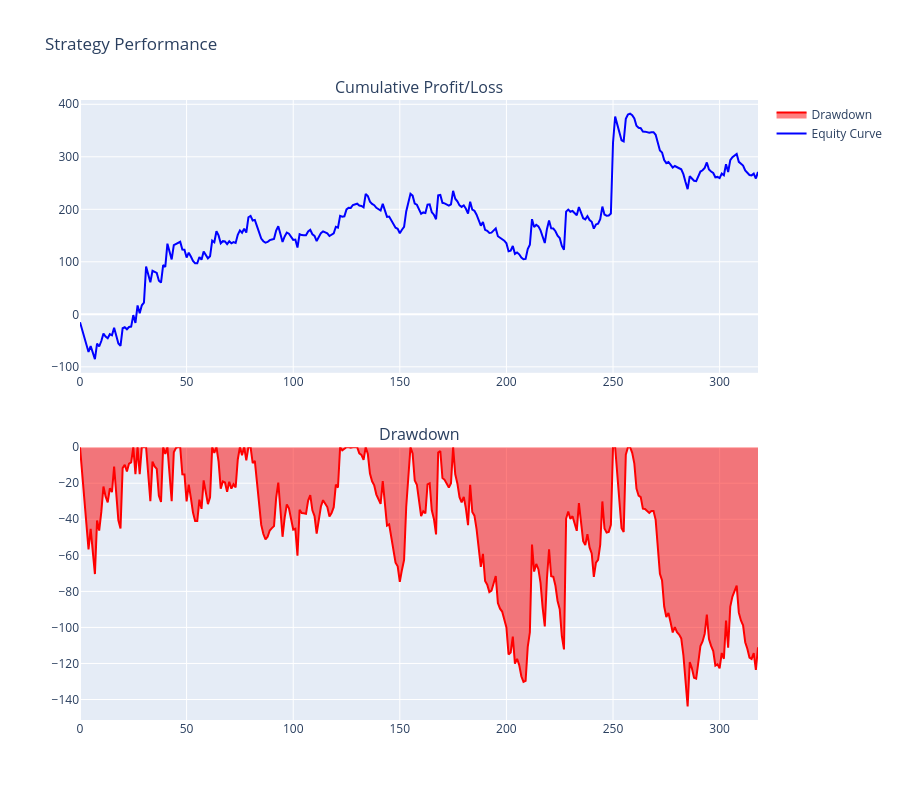

This figure's notebook cell:
### Code cell
import numpy as np
from datetime import datetime
import plotly.graph_objects as go
from plotly.subplots import make_subplots

def analyze_strategy_performance(m5_data, signals_df, stop_loss_pips=10, risk_per_trade=0.01):
    """
    Analyze trading strategy performance metrics with stop loss
    Only enter trades in the direction of the 1-hour trend bias
    """
    # Initialize trade tracking variables
    trades = []
    position = None
    entry_price = 0
    entry_time = None
    pnl = []
    stop_loss_price = 0
    pip_value = 0.0001
    
    # Iterate through the data
    for i in range(len(m5_data)):
        current_price = m5_data['close'].iloc[i]
        current_time = m5_data.index[i]
        current_trend = m5_data['trend_bias'].iloc[i]
        
        # Check for stop loss if in position
        if position == 'long' and current_price <= stop_loss_price:
            pnl_pips = (stop_loss_price - entry_price) / pip_value
            trades.append({
                'entry_time': entry_time,
                'exit_time': current_time,
                'entry_price': entry_price,
                'exit_price': stop_loss_price,
                'position': position,
                'pnl_pips': pnl_pips,
                'duration': (current_time - entry_time).total_seconds() / 60,
                'exit_type': 'stop_loss'
            })
            position = None
            pnl.append(pnl_pips)
            continue
            
        elif position == 'short' and current_price >= stop_loss_price:
            pnl_pips = (entry_price - stop_loss_price) / pip_value
            trades.append({
                'entry_time': entry_time,
                'exit_time': current_time,
                'entry_price': entry_price,
                'exit_price': stop_loss_price,
                'position': position,
                'pnl_pips': pnl_pips,
                'duration': (current_time - entry_time).total_seconds() / 60,
                'exit_type': 'stop_loss'
            })
            position = None
            pnl.append(pnl_pips)
            continue
        
        # Check for entry signals - Only enter if aligned with trend bias
        if position is None:
            # Long entries only during bullish trend
            if (current_trend == 'bullish' and 
                m5_data['price_crossed_above_ema'].iloc[i]):
                position = 'long'
                entry_price = current_price
                entry_time = current_time
                stop_loss_price = entry_price - (stop_loss_pips * pip_value)
                
            # Short entries only during bearish trend
            elif (current_trend == 'bearish' and 
                  m5_data['price_crossed_below_ema'].iloc[i]):
                position = 'short'
                entry_price = current_price
                entry_time = current_time
                stop_loss_price = entry_price + (stop_loss_pips * pip_value)
        
        # Check for exit signals
        elif position == 'long' and m5_data['macd_cross_below'].iloc[i]:
            pnl_pips = (current_price - entry_price) / pip_value
            trades.append({
                'entry_time': entry_time,
                'exit_time': current_time,
                'entry_price': entry_price,
                'exit_price': current_price,
                'position': position,
                'pnl_pips': pnl_pips,
                'duration': (current_time - entry_time).total_seconds() / 60,
                'exit_type': 'signal'
            })
            position = None
            pnl.append(pnl_pips)
            
        elif position == 'short' and m5_data['macd_cross_above'].iloc[i]:
            pnl_pips = (entry_price - current_price) / pip_value
            trades.append({
                'entry_time': entry_time,
                'exit_time': current_time,
                'entry_price': entry_price,
                'exit_price': current_price,
                'position': position,
                'pnl_pips': pnl_pips,
                'duration': (current_time - entry_time).total_seconds() / 60,
                'exit_type': 'signal'
            })
            position = None
            pnl.append(pnl_pips)
    
    # Convert trades list to DataFrame
    trades_df = pd.DataFrame(trades)
    
    if len(trades_df) == 0:
        print("No trades executed in the given period")
        return None
        
    # Calculate performance metrics
    total_trades = len(trades_df)
    winning_trades = len(trades_df[trades_df['pnl_pips'] > 0])
    losing_trades = len(trades_df[trades_df['pnl_pips'] <= 0])
    win_rate = (winning_trades / total_trades) * 100 if total_trades > 0 else 0
    
    avg_win = trades_df[trades_df['pnl_pips'] > 0]['pnl_pips'].mean() if winning_trades > 0 else 0
    avg_loss = abs(trades_df[trades_df['pnl_pips'] <= 0]['pnl_pips'].mean()) if losing_trades > 0 else 0
    profit_factor = (avg_win * winning_trades) / (avg_loss * losing_trades) if losing_trades > 0 and avg_loss > 0 else 0
    
    # Calculate running equity curve and drawdown
    cumulative_pnl = np.cumsum(trades_df['pnl_pips'])
    running_max = np.maximum.accumulate(cumulative_pnl)
    drawdown = running_max - cumulative_pnl
    max_drawdown = max(drawdown) if len(drawdown) > 0 else 0
    
    # Calculate average trade duration
    avg_duration = trades_df['duration'].mean()
    
    # Print basic metrics
    print("\n=== Strategy Performance Metrics ===")
    print(f"Total Trades: {total_trades}")
    print(f"Winning Trades: {winning_trades}")
    print(f"Losing Trades: {losing_trades}")
    print(f"Win Rate: {win_rate:.2f}%")
    print(f"Average Win: {avg_win:.2f} pips")
    print(f"Average Loss: {avg_loss:.2f} pips")
    print(f"Profit Factor: {profit_factor:.2f}")
    print(f"Maximum Drawdown: {max_drawdown:.2f} pips")
    print(f"Average Trade Duration: {avg_duration:.2f} minutes")
    
    # Add stop loss analysis
    stop_loss_exits = len(trades_df[trades_df['exit_type'] == 'stop_loss'])
    signal_exits = len(trades_df[trades_df['exit_type'] == 'signal'])
    print(f"\nExit Analysis:")
    print(f"Stop Loss Exits: {stop_loss_exits} ({(stop_loss_exits/total_trades*100):.2f}%)")
    print(f"Signal Exits: {signal_exits} ({(signal_exits/total_trades*100):.2f}%)")
    
    # Calculate metrics by exit type
    sl_pnl = trades_df[trades_df['exit_type'] == 'stop_loss']['pnl_pips'].mean()
    signal_pnl = trades_df[trades_df['exit_type'] == 'signal']['pnl_pips'].mean()
    print(f"Average Stop Loss Trade: {sl_pnl:.2f} pips")
    print(f"Average Signal Exit Trade: {signal_pnl:.2f} pips")
    
    # Visualize equity curve and drawdown
    fig = make_subplots(rows=2, cols=1, 
                       subplot_titles=('Cumulative Profit/Loss', 'Drawdown'),
                       vertical_spacing=0.12)
    
    # Equity curve
    fig.add_trace(
        go.Scatter(y=cumulative_pnl, name="Equity Curve",
                  line=dict(color='blue')),
        row=1, col=1
    )
    
    # Drawdown
    fig.add_trace(
        go.Scatter(y=-drawdown, name="Drawdown",
                  fill='tonexty', line=dict(color='red')),
        row=2, col=1
    )
    
    fig.update_layout(
        height=800,
        title_text="Strategy Performance",
        showlegend=True
    )
    
    fig.show()
    
    return trades_df

# Run the analysis with trend-filtered entries
trades_df = analyze_strategy_performance(m5_data, signals_df, stop_loss_pips=10)

if trades_df is not None:
    # Add trend bias to trade analysis
    print("\n=== Trend Analysis ===")
    bullish_trades = len(trades_df[trades_df['position'] == 'long'])
    bearish_trades = len(trades_df[trades_df['position'] == 'short'])
    print(f"Bullish Trades: {bullish_trades}")
    print(f"Bearish Trades: {bearish_trades}")
    
    # Calculate performance by trend
    long_pnl = trades_df[trades_df['position'] == 'long']['pnl_pips'].mean()
    short_pnl = trades_df[trades_df['position'] == 'short']['pnl_pips'].mean()
    print(f"Average Long Trade: {long_pnl:.2f} pips")
    print(f"Average Short Trade: {short_pnl:.2f} pips")
    
    print("\n=== Recent Trades ===")
    pd.set_option('display.max_columns', None)
    print(trades_df.tail().to_string())

### Figure 1 — Plotly figure (JSON) as saved in the notebook; plotly's stock layout.template omitted (floating-point values rounded to 4 significant figures; data arrays with more than 128 entries replaced by an {"elided": "..."} marker saying what was removed)
{"data": [{"line": {"color": "blue"}, "name": "Equity Curve", "type": "scatter", "xaxis": "x", "y": {"elided": "319 float values"}, "yaxis": "y"}, {"fill": "tonexty", "line": {"color": "red"}, "name": "Drawdown", "type": "scatter", "xaxis": "x2", "y": {"elided": "319 float values"}, "yaxis": "y2"}], "layout": {"annotations": [{"font": {"size": 16}, "showarrow": false, "text": "Cumulative Profit/Loss", "x": 0.5, "xanchor": "center", "xref": "paper", "y": 1, "yanchor": "bottom", "yref": "paper"}, {"font": {"size": 16}, "showarrow": false, "text": "Drawdown", "x": 0.5, "xanchor": "center", "xref": "paper", "y": 0.44, "yanchor": "bottom", "yref": "paper"}], "height": 800, "showlegend": true, "title": {"text": "Strategy Performance"}, "xaxis": {"anchor": "y", "domain": [0, 1]}, "xaxis2": {"anchor": "y2", "domain": [0, 1]}, "yaxis": {"anchor": "x", "domain": [0.56, 1]}, "yaxis2": {"anchor": "x2", "domain": [0, 0.44]}}}
